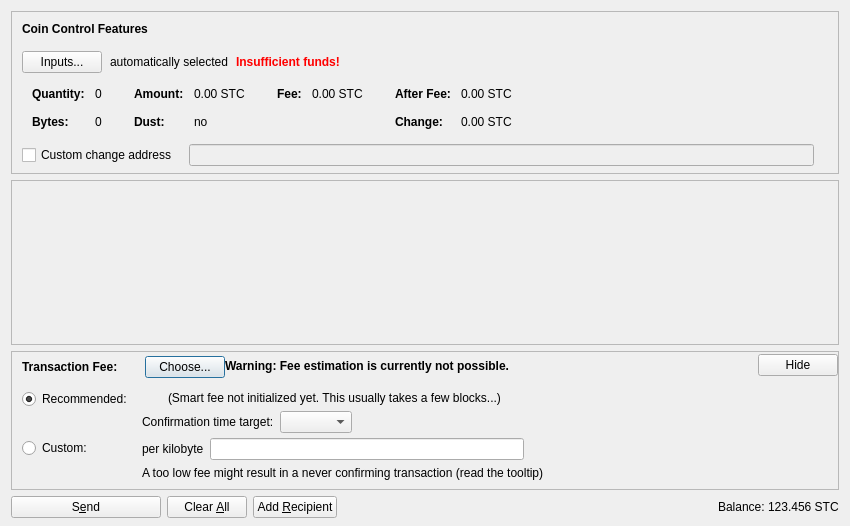
<?xml version="1.0" encoding="UTF-8"?>
<ui version="4.0">
 <class>SendCoinsDialog</class>
 <widget class="QDialog" name="SendCoinsDialog">
  <property name="geometry">
   <rect>
    <x>0</x>
    <y>0</y>
    <width>850</width>
    <height>526</height>
   </rect>
  </property>
  <property name="windowTitle">
   <string>Send Coins</string>
  </property>
  <layout class="QVBoxLayout" name="verticalLayout" stretch="0,1,0,0">
   <property name="bottomMargin">
    <number>8</number>
   </property>
   <item>
    <widget class="QFrame" name="frameCoinControl">
     <property name="sizePolicy">
      <sizepolicy hsizetype="Expanding" vsizetype="Expanding">
       <horstretch>0</horstretch>
       <verstretch>0</verstretch>
      </sizepolicy>
     </property>
     <property name="maximumSize">
      <size>
       <width>16777215</width>
       <height>16777215</height>
      </size>
     </property>
     <property name="frameShape">
      <enum>QFrame::StyledPanel</enum>
     </property>
     <property name="frameShadow">
      <enum>QFrame::Sunken</enum>
     </property>
     <layout class="QVBoxLayout" name="verticalLayoutCoinControl2">
      <property name="spacing">
       <number>0</number>
      </property>
      <property name="leftMargin">
       <number>0</number>
      </property>
      <property name="topMargin">
       <number>0</number>
      </property>
      <property name="rightMargin">
       <number>0</number>
      </property>
      <property name="bottomMargin">
       <number>6</number>
      </property>
      <item>
       <layout class="QVBoxLayout" name="verticalLayoutCoinControl" stretch="0,0,0,0,1">
        <property name="spacing">
         <number>0</number>
        </property>
        <property name="leftMargin">
         <number>10</number>
        </property>
        <property name="topMargin">
         <number>10</number>
        </property>
        <item>
         <layout class="QHBoxLayout" name="horizontalLayoutCoinControl1">
          <property name="bottomMargin">
           <number>15</number>
          </property>
          <item>
           <widget class="QLabel" name="labelCoinControlFeatures">
            <property name="sizePolicy">
             <sizepolicy hsizetype="Preferred" vsizetype="Maximum">
              <horstretch>0</horstretch>
              <verstretch>0</verstretch>
             </sizepolicy>
            </property>
            <property name="font">
             <font>
              <weight>75</weight>
              <bold>true</bold>
             </font>
            </property>
            <property name="styleSheet">
             <string notr="true">font-weight:bold;</string>
            </property>
            <property name="text">
             <string>Coin Control Features</string>
            </property>
           </widget>
          </item>
         </layout>
        </item>
        <item>
         <layout class="QHBoxLayout" name="horizontalLayoutCoinControl2" stretch="0,0,0,0">
          <property name="spacing">
           <number>8</number>
          </property>
          <property name="bottomMargin">
           <number>10</number>
          </property>
          <item>
           <widget class="QPushButton" name="pushButtonCoinControl">
            <property name="styleSheet">
             <string notr="true"/>
            </property>
            <property name="text">
             <string>Inputs...</string>
            </property>
            <property name="autoDefault">
             <bool>false</bool>
            </property>
           </widget>
          </item>
          <item>
           <widget class="QLabel" name="labelCoinControlAutomaticallySelected">
            <property name="text">
             <string>automatically selected</string>
            </property>
            <property name="margin">
             <number>5</number>
            </property>
           </widget>
          </item>
          <item>
           <widget class="QLabel" name="labelCoinControlInsuffFunds">
            <property name="font">
             <font>
              <weight>75</weight>
              <bold>true</bold>
             </font>
            </property>
            <property name="styleSheet">
             <string notr="true">color:red;font-weight:bold;</string>
            </property>
            <property name="text">
             <string>Insufficient funds!</string>
            </property>
            <property name="margin">
             <number>5</number>
            </property>
           </widget>
          </item>
          <item>
           <spacer name="horizontalSpacerCoinControl">
            <property name="orientation">
             <enum>Qt::Horizontal</enum>
            </property>
            <property name="sizeHint" stdset="0">
             <size>
              <width>40</width>
              <height>1</height>
             </size>
            </property>
           </spacer>
          </item>
         </layout>
        </item>
        <item>
         <widget class="QWidget" name="widgetCoinControl" native="true">
          <property name="sizePolicy">
           <sizepolicy hsizetype="Preferred" vsizetype="Preferred">
            <horstretch>0</horstretch>
            <verstretch>0</verstretch>
           </sizepolicy>
          </property>
          <property name="minimumSize">
           <size>
            <width>0</width>
            <height>0</height>
           </size>
          </property>
          <property name="styleSheet">
           <string notr="true"/>
          </property>
          <layout class="QHBoxLayout" name="horizontalLayoutCoinControl5">
           <property name="leftMargin">
            <number>0</number>
           </property>
           <property name="topMargin">
            <number>0</number>
           </property>
           <property name="rightMargin">
            <number>0</number>
           </property>
           <property name="bottomMargin">
            <number>0</number>
           </property>
           <item>
            <layout class="QHBoxLayout" name="horizontalLayoutCoinControl3" stretch="0,0,0,1">
             <property name="spacing">
              <number>20</number>
             </property>
             <property name="topMargin">
              <number>0</number>
             </property>
             <property name="bottomMargin">
              <number>10</number>
             </property>
             <item>
              <layout class="QFormLayout" name="formLayoutCoinControl1">
               <property name="horizontalSpacing">
                <number>10</number>
               </property>
               <property name="verticalSpacing">
                <number>14</number>
               </property>
               <property name="leftMargin">
                <number>10</number>
               </property>
               <property name="topMargin">
                <number>4</number>
               </property>
               <property name="rightMargin">
                <number>6</number>
               </property>
               <item row="0" column="0">
                <widget class="QLabel" name="labelCoinControlQuantityText">
                 <property name="font">
                  <font>
                   <weight>75</weight>
                   <bold>true</bold>
                  </font>
                 </property>
                 <property name="text">
                  <string>Quantity:</string>
                 </property>
                 <property name="margin">
                  <number>0</number>
                 </property>
                </widget>
               </item>
               <item row="0" column="1">
                <widget class="QLabel" name="labelCoinControlQuantity">
                 <property name="cursor">
                  <cursorShape>IBeamCursor</cursorShape>
                 </property>
                 <property name="contextMenuPolicy">
                  <enum>Qt::ActionsContextMenu</enum>
                 </property>
                 <property name="text">
                  <string notr="true">0</string>
                 </property>
                 <property name="margin">
                  <number>0</number>
                 </property>
                 <property name="textInteractionFlags">
                  <set>Qt::LinksAccessibleByMouse|Qt::TextSelectableByKeyboard|Qt::TextSelectableByMouse</set>
                 </property>
                </widget>
               </item>
               <item row="1" column="0">
                <widget class="QLabel" name="labelCoinControlBytesText">
                 <property name="font">
                  <font>
                   <weight>75</weight>
                   <bold>true</bold>
                  </font>
                 </property>
                 <property name="text">
                  <string>Bytes:</string>
                 </property>
                </widget>
               </item>
               <item row="1" column="1">
                <widget class="QLabel" name="labelCoinControlBytes">
                 <property name="cursor">
                  <cursorShape>IBeamCursor</cursorShape>
                 </property>
                 <property name="contextMenuPolicy">
                  <enum>Qt::ActionsContextMenu</enum>
                 </property>
                 <property name="text">
                  <string notr="true">0</string>
                 </property>
                 <property name="textInteractionFlags">
                  <set>Qt::LinksAccessibleByMouse|Qt::TextSelectableByKeyboard|Qt::TextSelectableByMouse</set>
                 </property>
                </widget>
               </item>
              </layout>
             </item>
             <item>
              <layout class="QFormLayout" name="formLayoutCoinControl2">
               <property name="horizontalSpacing">
                <number>10</number>
               </property>
               <property name="verticalSpacing">
                <number>14</number>
               </property>
               <property name="leftMargin">
                <number>6</number>
               </property>
               <property name="topMargin">
                <number>4</number>
               </property>
               <property name="rightMargin">
                <number>6</number>
               </property>
               <item row="0" column="0">
                <widget class="QLabel" name="labelCoinControlAmountText">
                 <property name="font">
                  <font>
                   <weight>75</weight>
                   <bold>true</bold>
                  </font>
                 </property>
                 <property name="text">
                  <string>Amount:</string>
                 </property>
                 <property name="margin">
                  <number>0</number>
                 </property>
                </widget>
               </item>
               <item row="0" column="1">
                <widget class="QLabel" name="labelCoinControlAmount">
                 <property name="cursor">
                  <cursorShape>IBeamCursor</cursorShape>
                 </property>
                 <property name="contextMenuPolicy">
                  <enum>Qt::ActionsContextMenu</enum>
                 </property>
                 <property name="text">
                  <string notr="true">0.00 STC</string>
                 </property>
                 <property name="textInteractionFlags">
                  <set>Qt::LinksAccessibleByMouse|Qt::TextSelectableByKeyboard|Qt::TextSelectableByMouse</set>
                 </property>
                </widget>
               </item>
               <item row="1" column="0">
                <widget class="QLabel" name="labelCoinControlLowOutputText">
                 <property name="font">
                  <font>
                   <weight>75</weight>
                   <bold>true</bold>
                  </font>
                 </property>
                 <property name="text">
                  <string>Dust:</string>
                 </property>
                </widget>
               </item>
               <item row="1" column="1">
                <widget class="QLabel" name="labelCoinControlLowOutput">
                 <property name="cursor">
                  <cursorShape>IBeamCursor</cursorShape>
                 </property>
                 <property name="contextMenuPolicy">
                  <enum>Qt::ActionsContextMenu</enum>
                 </property>
                 <property name="text">
                  <string notr="true">no</string>
                 </property>
                 <property name="textInteractionFlags">
                  <set>Qt::LinksAccessibleByMouse|Qt::TextSelectableByKeyboard|Qt::TextSelectableByMouse</set>
                 </property>
                </widget>
               </item>
              </layout>
             </item>
             <item>
              <layout class="QFormLayout" name="formLayoutCoinControl3">
               <property name="horizontalSpacing">
                <number>10</number>
               </property>
               <property name="verticalSpacing">
                <number>14</number>
               </property>
               <property name="leftMargin">
                <number>6</number>
               </property>
               <property name="topMargin">
                <number>4</number>
               </property>
               <property name="rightMargin">
                <number>6</number>
               </property>
               <item row="0" column="0">
                <widget class="QLabel" name="labelCoinControlFeeText">
                 <property name="font">
                  <font>
                   <weight>75</weight>
                   <bold>true</bold>
                  </font>
                 </property>
                 <property name="text">
                  <string>Fee:</string>
                 </property>
                 <property name="margin">
                  <number>0</number>
                 </property>
                </widget>
               </item>
               <item row="0" column="1">
                <widget class="QLabel" name="labelCoinControlFee">
                 <property name="cursor">
                  <cursorShape>IBeamCursor</cursorShape>
                 </property>
                 <property name="contextMenuPolicy">
                  <enum>Qt::ActionsContextMenu</enum>
                 </property>
                 <property name="text">
                  <string notr="true">0.00 STC</string>
                 </property>
                 <property name="textInteractionFlags">
                  <set>Qt::LinksAccessibleByMouse|Qt::TextSelectableByKeyboard|Qt::TextSelectableByMouse</set>
                 </property>
                </widget>
               </item>
              </layout>
             </item>
             <item>
              <layout class="QFormLayout" name="formLayoutCoinControl4">
               <property name="horizontalSpacing">
                <number>10</number>
               </property>
               <property name="verticalSpacing">
                <number>14</number>
               </property>
               <property name="leftMargin">
                <number>6</number>
               </property>
               <property name="topMargin">
                <number>4</number>
               </property>
               <property name="rightMargin">
                <number>6</number>
               </property>
               <item row="0" column="0">
                <widget class="QLabel" name="labelCoinControlAfterFeeText">
                 <property name="font">
                  <font>
                   <weight>75</weight>
                   <bold>true</bold>
                  </font>
                 </property>
                 <property name="text">
                  <string>After Fee:</string>
                 </property>
                 <property name="margin">
                  <number>0</number>
                 </property>
                </widget>
               </item>
               <item row="0" column="1">
                <widget class="QLabel" name="labelCoinControlAfterFee">
                 <property name="cursor">
                  <cursorShape>IBeamCursor</cursorShape>
                 </property>
                 <property name="contextMenuPolicy">
                  <enum>Qt::ActionsContextMenu</enum>
                 </property>
                 <property name="text">
                  <string notr="true">0.00 STC</string>
                 </property>
                 <property name="textInteractionFlags">
                  <set>Qt::LinksAccessibleByMouse|Qt::TextSelectableByKeyboard|Qt::TextSelectableByMouse</set>
                 </property>
                </widget>
               </item>
               <item row="1" column="0">
                <widget class="QLabel" name="labelCoinControlChangeText">
                 <property name="font">
                  <font>
                   <weight>75</weight>
                   <bold>true</bold>
                  </font>
                 </property>
                 <property name="text">
                  <string>Change:</string>
                 </property>
                </widget>
               </item>
               <item row="1" column="1">
                <widget class="QLabel" name="labelCoinControlChange">
                 <property name="cursor">
                  <cursorShape>IBeamCursor</cursorShape>
                 </property>
                 <property name="contextMenuPolicy">
                  <enum>Qt::ActionsContextMenu</enum>
                 </property>
                 <property name="text">
                  <string notr="true">0.00 STC</string>
                 </property>
                 <property name="textInteractionFlags">
                  <set>Qt::LinksAccessibleByMouse|Qt::TextSelectableByKeyboard|Qt::TextSelectableByMouse</set>
                 </property>
                </widget>
               </item>
              </layout>
             </item>
            </layout>
           </item>
          </layout>
         </widget>
        </item>
        <item>
         <layout class="QHBoxLayout" name="horizontalLayoutCoinControl4" stretch="0,0,0">
          <property name="spacing">
           <number>12</number>
          </property>
          <property name="sizeConstraint">
           <enum>QLayout::SetDefaultConstraint</enum>
          </property>
          <property name="topMargin">
           <number>5</number>
          </property>
          <property name="rightMargin">
           <number>5</number>
          </property>
          <item>
           <widget class="QCheckBox" name="checkBoxCoinControlChange">
            <property name="toolTip">
             <string>If this is activated, but the change address is empty or invalid, change will be sent to a newly generated address.</string>
            </property>
            <property name="text">
             <string>Custom change address</string>
            </property>
           </widget>
          </item>
          <item>
           <widget class="QValidatedLineEdit" name="lineEditCoinControlChange">
            <property name="enabled">
             <bool>false</bool>
            </property>
            <property name="sizePolicy">
             <sizepolicy hsizetype="Expanding" vsizetype="Fixed">
              <horstretch>0</horstretch>
              <verstretch>0</verstretch>
             </sizepolicy>
            </property>
           </widget>
          </item>
          <item>
           <widget class="QLabel" name="labelCoinControlChangeLabel">
            <property name="sizePolicy">
             <sizepolicy hsizetype="Preferred" vsizetype="Expanding">
              <horstretch>0</horstretch>
              <verstretch>0</verstretch>
             </sizepolicy>
            </property>
            <property name="minimumSize">
             <size>
              <width>0</width>
              <height>0</height>
             </size>
            </property>
            <property name="text">
             <string/>
            </property>
            <property name="margin">
             <number>3</number>
            </property>
           </widget>
          </item>
         </layout>
        </item>
        <item>
         <spacer name="verticalSpacerCoinControl">
          <property name="orientation">
           <enum>Qt::Vertical</enum>
          </property>
          <property name="sizeHint" stdset="0">
           <size>
            <width>800</width>
            <height>1</height>
           </size>
          </property>
         </spacer>
        </item>
       </layout>
      </item>
     </layout>
    </widget>
   </item>
   <item>
    <widget class="QScrollArea" name="scrollArea">
     <property name="widgetResizable">
      <bool>true</bool>
     </property>
     <widget class="QWidget" name="scrollAreaWidgetContents">
      <property name="geometry">
       <rect>
        <x>0</x>
        <y>0</y>
        <width>830</width>
        <height>104</height>
       </rect>
      </property>
      <layout class="QVBoxLayout" name="verticalLayout_2" stretch="0,1">
       <property name="leftMargin">
        <number>0</number>
       </property>
       <property name="topMargin">
        <number>0</number>
       </property>
       <property name="rightMargin">
        <number>0</number>
       </property>
       <property name="bottomMargin">
        <number>0</number>
       </property>
       <item>
        <layout class="QVBoxLayout" name="entries">
         <property name="spacing">
          <number>6</number>
         </property>
        </layout>
       </item>
       <item>
        <spacer name="verticalSpacer">
         <property name="orientation">
          <enum>Qt::Vertical</enum>
         </property>
         <property name="sizeHint" stdset="0">
          <size>
           <width>20</width>
           <height>40</height>
          </size>
         </property>
        </spacer>
       </item>
      </layout>
     </widget>
    </widget>
   </item>
   <item>
    <widget class="QFrame" name="frameFee">
     <property name="sizePolicy">
      <sizepolicy hsizetype="Expanding" vsizetype="Expanding">
       <horstretch>0</horstretch>
       <verstretch>0</verstretch>
      </sizepolicy>
     </property>
     <property name="maximumSize">
      <size>
       <width>16777215</width>
       <height>16777215</height>
      </size>
     </property>
     <property name="frameShape">
      <enum>QFrame::StyledPanel</enum>
     </property>
     <property name="frameShadow">
      <enum>QFrame::Sunken</enum>
     </property>
     <layout class="QVBoxLayout" name="verticalLayoutFee1">
      <property name="spacing">
       <number>0</number>
      </property>
      <property name="leftMargin">
       <number>0</number>
      </property>
      <property name="topMargin">
       <number>0</number>
      </property>
      <property name="rightMargin">
       <number>0</number>
      </property>
      <property name="bottomMargin">
       <number>0</number>
      </property>
      <item>
       <layout class="QVBoxLayout" name="verticalLayoutFee2" stretch="0,0,0">
        <property name="spacing">
         <number>0</number>
        </property>
        <property name="leftMargin">
         <number>10</number>
        </property>
        <property name="topMargin">
         <number>0</number>
        </property>
        <item>
         <layout class="QHBoxLayout" name="horizontalLayoutFee1">
          <property name="bottomMargin">
           <number>0</number>
          </property>
          <item>
           <layout class="QVBoxLayout" name="verticalLayoutFee7">
            <property name="spacing">
             <number>0</number>
            </property>
            <item>
             <spacer name="verticalSpacerSmartFee">
              <property name="orientation">
               <enum>Qt::Vertical</enum>
              </property>
              <property name="sizeType">
               <enum>QSizePolicy::Fixed</enum>
              </property>
              <property name="sizeHint" stdset="0">
               <size>
                <width>1</width>
                <height>4</height>
               </size>
              </property>
             </spacer>
            </item>
            <item>
             <layout class="QHBoxLayout" name="horizontalLayoutSmartFee">
              <property name="spacing">
               <number>10</number>
              </property>
              <item>
               <widget class="QLabel" name="labelFeeHeadline">
                <property name="sizePolicy">
                 <sizepolicy hsizetype="Preferred" vsizetype="Maximum">
                  <horstretch>0</horstretch>
                  <verstretch>0</verstretch>
                 </sizepolicy>
                </property>
                <property name="font">
                 <font>
                  <weight>75</weight>
                  <bold>true</bold>
                 </font>
                </property>
                <property name="styleSheet">
                 <string notr="true">font-weight:bold;</string>
                </property>
                <property name="text">
                 <string>Transaction Fee:</string>
                </property>
               </widget>
              </item>
              <item>
               <widget class="QLabel" name="labelFeeMinimized">
                <property name="text">
                 <string/>
                </property>
               </widget>
              </item>
              <item>
               <widget class="QPushButton" name="buttonChooseFee">
                <property name="text">
                 <string>Choose...</string>
                </property>
               </widget>
              </item>
             </layout>
            </item>
            <item>
             <spacer name="verticalSpacer_5">
              <property name="orientation">
               <enum>Qt::Vertical</enum>
              </property>
              <property name="sizeHint" stdset="0">
               <size>
                <width>1</width>
                <height>1</height>
               </size>
              </property>
             </spacer>
            </item>
           </layout>
          </item>
          <item>
           <widget class="QLabel" name="fallbackFeeWarningLabel">
            <property name="toolTip">
             <string>Using the fallbackfee can result in sending a transaction that will take several hours or days (or never) to confirm. Consider choosing your fee manually or wait until you have validated the complete chain.</string>
            </property>
            <property name="font">
            <font>
                <weight>75</weight>
                <bold>true</bold>
            </font>
            </property>
            <property name="text">
             <string>Warning: Fee estimation is currently not possible.</string>
            </property>
            <property name="wordWrap">
             <bool>false</bool>
            </property>
           </widget>
          </item>
          <item>
           <spacer name="horizontalSpacer_4">
            <property name="orientation">
             <enum>Qt::Horizontal</enum>
            </property>
            <property name="sizeType">
             <enum>QSizePolicy::MinimumExpanding</enum>
            </property>
            <property name="sizeHint" stdset="0">
             <size>
              <width>40</width>
              <height>20</height>
             </size>
            </property>
           </spacer>
          </item>
          <item>
           <widget class="QPushButton" name="buttonMinimizeFee">
            <property name="toolTip">
             <string>collapse fee-settings</string>
            </property>
            <property name="text">
             <string>Hide</string>
            </property>
           </widget>
          </item>
         </layout>
        </item>
        <item>
         <widget class="QFrame" name="frameFeeSelection">
          <layout class="QVBoxLayout" name="verticalLayoutFee12">
           <property name="spacing">
            <number>0</number>
           </property>
           <property name="leftMargin">
            <number>0</number>
           </property>
           <property name="topMargin">
            <number>0</number>
           </property>
           <property name="rightMargin">
            <number>0</number>
           </property>
           <property name="bottomMargin">
            <number>0</number>
           </property>
           <item>
            <layout class="QGridLayout" name="gridLayoutFee">
             <property name="topMargin">
              <number>10</number>
             </property>
             <property name="bottomMargin">
              <number>4</number>
             </property>
             <property name="horizontalSpacing">
              <number>10</number>
             </property>
             <property name="verticalSpacing">
              <number>4</number>
             </property>
             <item row="1" column="1">
              <layout class="QVBoxLayout" name="verticalLayoutFee8">
               <property name="spacing">
                <number>6</number>
               </property>
               <item>
                <layout class="QHBoxLayout" name="horizontalLayoutFee13">
                 <item>
                  <widget class="QLabel" name="labelCustomPerKilobyte">
                   <property name="toolTip">
                    <string>Specify a custom fee per kB (1,000 bytes) of the transaction's virtual size.

Note:  Since the fee is calculated on a per-byte basis, a fee of "100 satoshis per kB" for a transaction size of 500 bytes (half of 1 kB) would ultimately yield a fee of only 50 satoshis.</string>
                   </property>
                   <property name="text">
                    <string>per kilobyte</string>
                   </property>
                  </widget>
                 </item>
                 <item>
                  <widget class="BitcoinAmountField" name="customFee"/>
                 </item>
                 <item>
                  <spacer name="horizontalSpacer_6">
                   <property name="orientation">
                    <enum>Qt::Horizontal</enum>
                   </property>
                   <property name="sizeHint" stdset="0">
                    <size>
                     <width>1</width>
                     <height>1</height>
                    </size>
                   </property>
                  </spacer>
                 </item>
                </layout>
               </item>
               <item>
                <layout class="QHBoxLayout" name="horizontalLayoutFee8">
                 <item>
                  <widget class="QLabel" name="labelCustomFeeWarning">
                   <property name="enabled">
                    <bool>true</bool>
                   </property>
                   <property name="toolTip">
                    <string>When there is less transaction volume than space in the blocks, miners as well as relaying nodes may enforce a minimum fee. Paying only this minimum fee is just fine, but be aware that this can result in a never confirming transaction once there is more demand for shiftcoins transactions than the network can process.</string>
                   </property>
                   <property name="text">
                    <string>A too low fee might result in a never confirming transaction (read the tooltip)</string>
                   </property>
                  </widget>
                 </item>
                 <item>
                  <spacer name="horizontalSpacer_2">
                   <property name="orientation">
                    <enum>Qt::Horizontal</enum>
                   </property>
                   <property name="sizeHint" stdset="0">
                    <size>
                     <width>1</width>
                     <height>1</height>
                    </size>
                   </property>
                  </spacer>
                 </item>
                </layout>
               </item>
              </layout>
             </item>
             <item row="0" column="0">
              <layout class="QVBoxLayout" name="verticalLayoutFee4" stretch="0,1">
               <item>
                <widget class="QRadioButton" name="radioSmartFee">
                 <property name="text">
                  <string>Recommended:</string>
                 </property>
                 <property name="checked">
                  <bool>true</bool>
                 </property>
                 <attribute name="buttonGroup">
                  <string notr="true">groupFee</string>
                 </attribute>
                </widget>
               </item>
               <item>
                <spacer name="verticalSpacer_2">
                 <property name="orientation">
                  <enum>Qt::Vertical</enum>
                 </property>
                 <property name="sizeHint" stdset="0">
                  <size>
                   <width>1</width>
                   <height>1</height>
                  </size>
                 </property>
                </spacer>
               </item>
              </layout>
             </item>
             <item row="1" column="0">
              <layout class="QVBoxLayout" name="verticalLayoutFee9" stretch="0,1">
               <item>
                <widget class="QRadioButton" name="radioCustomFee">
                 <property name="text">
                  <string>Custom:</string>
                 </property>
                 <attribute name="buttonGroup">
                  <string notr="true">groupFee</string>
                 </attribute>
                </widget>
               </item>
               <item>
                <spacer name="verticalSpacer_6">
                 <property name="orientation">
                  <enum>Qt::Vertical</enum>
                 </property>
                 <property name="sizeHint" stdset="0">
                  <size>
                   <width>1</width>
                   <height>1</height>
                  </size>
                 </property>
                </spacer>
               </item>
              </layout>
             </item>
             <item row="0" column="1">
              <layout class="QVBoxLayout" name="verticalLayoutFee3" stretch="0,0,1">
               <property name="spacing">
                <number>6</number>
               </property>
               <property name="topMargin">
                <number>2</number>
               </property>
               <item>
                <layout class="QHBoxLayout" name="horizontalLayoutFee12">
                 <item>
                  <widget class="QLabel" name="labelSmartFee">
                   <property name="text">
                    <string/>
                   </property>
                  </widget>
                 </item>
                 <item>
                  <widget class="QLabel" name="labelFeeEstimation">
                   <property name="text">
                    <string/>
                   </property>
                  </widget>
                 </item>
                 <item>
                  <widget class="QLabel" name="labelSmartFee2">
                   <property name="text">
                    <string>(Smart fee not initialized yet. This usually takes a few blocks...)</string>
                   </property>
                  </widget>
                 </item>
                 <item>
                  <spacer name="horizontalSpacer_5">
                   <property name="orientation">
                    <enum>Qt::Horizontal</enum>
                   </property>
                   <property name="sizeHint" stdset="0">
                    <size>
                     <width>1</width>
                     <height>1</height>
                    </size>
                   </property>
                  </spacer>
                 </item>
                </layout>
               </item>
               <item>
                <layout class="QHBoxLayout" name="horizontalLayoutFee9">
                 <item>
                  <layout class="QVBoxLayout" name="verticalLayoutFee6">
                   <item>
                    <widget class="QLabel" name="labelSmartFee3">
                     <property name="text">
                      <string>Confirmation time target:</string>
                     </property>
                    </widget>
                   </item>
                  </layout>
                 </item>
                 <item>
                  <layout class="QVBoxLayout" name="verticalLayoutFee5">
                   <property name="rightMargin">
                    <number>30</number>
                   </property>
                   <item>
                    <layout class="QHBoxLayout" name="horizontalLayoutConfTarget">
                     <property name="bottomMargin">
                      <number>0</number>
                     </property>
                     <item>
                      <widget class="QComboBox" name="confTargetSelector"/>
                     </item>
                     <item>
                      <spacer name="horizontalSpacerConfTarget">
                       <property name="orientation">
                        <enum>Qt::Horizontal</enum>
                       </property>
                       <property name="sizeHint" stdset="0">
                        <size>
                         <width>40</width>
                         <height>20</height>
                        </size>
                       </property>
                      </spacer>
                     </item>
                    </layout>
                   </item>
                  </layout>
                 </item>
                </layout>
               </item>
               <item>
                <spacer name="verticalSpacer_4">
                 <property name="orientation">
                  <enum>Qt::Vertical</enum>
                 </property>
                 <property name="sizeHint" stdset="0">
                  <size>
                   <width>1</width>
                   <height>1</height>
                  </size>
                 </property>
                </spacer>
               </item>
              </layout>
             </item>
            </layout>
           </item>
          </layout>
         </widget>
        </item>
        <item>
         <spacer name="verticalSpacerFee">
          <property name="orientation">
           <enum>Qt::Vertical</enum>
          </property>
          <property name="sizeHint" stdset="0">
           <size>
            <width>40</width>
            <height>5</height>
           </size>
          </property>
         </spacer>
        </item>
       </layout>
      </item>
     </layout>
    </widget>
   </item>
   <item>
    <layout class="QHBoxLayout" name="horizontalLayout">
     <item>
      <widget class="QPushButton" name="sendButton">
       <property name="minimumSize">
        <size>
         <width>150</width>
         <height>0</height>
        </size>
       </property>
       <property name="toolTip">
        <string>Confirm the send action</string>
       </property>
       <property name="text">
        <string>S&amp;end</string>
       </property>
       <property name="icon">
        <iconset resource="../bitcoin.qrc">
         <normaloff>:/icons/send</normaloff>:/icons/send</iconset>
       </property>
       <property name="autoDefault">
        <bool>false</bool>
       </property>
       <property name="default">
        <bool>false</bool>
       </property>
      </widget>
     </item>
     <item>
      <widget class="QPushButton" name="clearButton">
       <property name="sizePolicy">
        <sizepolicy hsizetype="Minimum" vsizetype="Fixed">
         <horstretch>0</horstretch>
         <verstretch>0</verstretch>
        </sizepolicy>
       </property>
       <property name="toolTip">
        <string>Clear all fields of the form.</string>
       </property>
       <property name="text">
        <string>Clear &amp;All</string>
       </property>
       <property name="icon">
        <iconset resource="../bitcoin.qrc">
         <normaloff>:/icons/remove</normaloff>:/icons/remove</iconset>
       </property>
       <property name="autoDefault">
        <bool>false</bool>
       </property>
      </widget>
     </item>
     <item>
      <widget class="QPushButton" name="addButton">
       <property name="toolTip">
        <string>Send to multiple recipients at once</string>
       </property>
       <property name="text">
        <string>Add &amp;Recipient</string>
       </property>
       <property name="icon">
        <iconset resource="../bitcoin.qrc">
         <normaloff>:/icons/add</normaloff>:/icons/add</iconset>
       </property>
       <property name="autoDefault">
        <bool>false</bool>
       </property>
      </widget>
     </item>
     <item>
      <spacer name="horizontalSpacer">
       <property name="orientation">
        <enum>Qt::Horizontal</enum>
       </property>
       <property name="sizeHint" stdset="0">
        <size>
         <width>40</width>
         <height>20</height>
        </size>
       </property>
      </spacer>
     </item>
     <item>
      <layout class="QHBoxLayout" name="horizontalLayout_2">
       <property name="spacing">
        <number>3</number>
       </property>
       <item>
        <widget class="QLabel" name="label">
         <property name="sizePolicy">
          <sizepolicy hsizetype="Preferred" vsizetype="Fixed">
           <horstretch>0</horstretch>
           <verstretch>0</verstretch>
          </sizepolicy>
         </property>
         <property name="text">
          <string>Balance:</string>
         </property>
        </widget>
       </item>
       <item>
        <widget class="QLabel" name="labelBalance">
         <property name="sizePolicy">
          <sizepolicy hsizetype="Preferred" vsizetype="Fixed">
           <horstretch>0</horstretch>
           <verstretch>0</verstretch>
          </sizepolicy>
         </property>
         <property name="cursor">
          <cursorShape>IBeamCursor</cursorShape>
         </property>
         <property name="text">
          <string notr="true">123.456 STC</string>
         </property>
         <property name="textInteractionFlags">
          <set>Qt::LinksAccessibleByMouse|Qt::TextSelectableByKeyboard|Qt::TextSelectableByMouse</set>
         </property>
        </widget>
       </item>
      </layout>
     </item>
    </layout>
   </item>
  </layout>
 </widget>
 <customwidgets>
  <customwidget>
   <class>QValidatedLineEdit</class>
   <extends>QLineEdit</extends>
   <header>qt/qvalidatedlineedit.h</header>
  </customwidget>
  <customwidget>
   <class>BitcoinAmountField</class>
   <extends>QLineEdit</extends>
   <header>qt/bitcoinamountfield.h</header>
   <container>1</container>
  </customwidget>
 </customwidgets>
 <resources>
  <include location="../bitcoin.qrc"/>
 </resources>
 <connections/>
 <buttongroups>
  <buttongroup name="groupFee"/>
 </buttongroups>
</ui>
